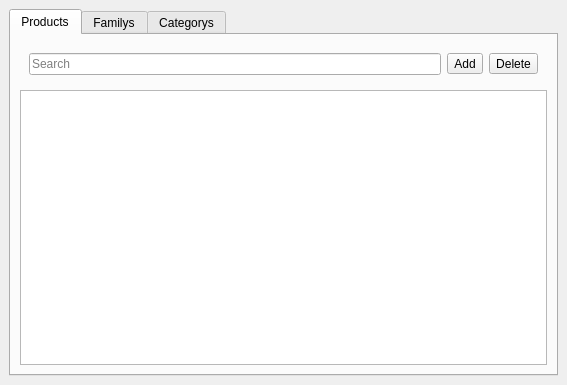
<?xml version="1.0" encoding="UTF-8"?>
<ui version="4.0">
 <class>productsForm</class>
 <widget class="QWidget" name="productsForm">
  <property name="geometry">
   <rect>
    <x>0</x>
    <y>0</y>
    <width>567</width>
    <height>385</height>
   </rect>
  </property>
  <property name="windowTitle">
   <string>Form</string>
  </property>
  <layout class="QGridLayout" name="gridLayout">
   <property name="leftMargin">
    <number>9</number>
   </property>
   <property name="topMargin">
    <number>9</number>
   </property>
   <property name="rightMargin">
    <number>9</number>
   </property>
   <property name="bottomMargin">
    <number>9</number>
   </property>
   <property name="horizontalSpacing">
    <number>6</number>
   </property>
   <item row="0" column="0">
    <widget class="QTabWidget" name="content">
     <property name="currentIndex">
      <number>0</number>
     </property>
     <widget class="QWidget" name="productsTab">
      <attribute name="title">
       <string>Products</string>
      </attribute>
      <layout class="QGridLayout" name="gridLayout_3">
       <item row="0" column="0">
        <widget class="QWidget" name="productToolsWidget" native="true">
         <layout class="QHBoxLayout" name="horizontalLayout_2">
          <item>
           <widget class="QLineEdit" name="search">
            <property name="placeholderText">
             <string>Search</string>
            </property>
            <property name="clearButtonEnabled">
             <bool>true</bool>
            </property>
           </widget>
          </item>
          <item>
           <widget class="QToolButton" name="addBtn">
            <property name="text">
             <string>Add</string>
            </property>
            <property name="icon">
             <iconset resource="res.qrc">
              <normaloff>:/Icons/res/add.png</normaloff>:/Icons/res/add.png</iconset>
            </property>
            <property name="toolButtonStyle">
             <enum>Qt::ToolButtonTextBesideIcon</enum>
            </property>
           </widget>
          </item>
          <item>
           <widget class="QToolButton" name="deleteBtn">
            <property name="text">
             <string>Delete</string>
            </property>
            <property name="icon">
             <iconset resource="res.qrc">
              <normaloff>:/Icons/res/delete.png</normaloff>:/Icons/res/delete.png</iconset>
            </property>
            <property name="toolButtonStyle">
             <enum>Qt::ToolButtonTextBesideIcon</enum>
            </property>
           </widget>
          </item>
         </layout>
        </widget>
       </item>
       <item row="1" column="0">
        <widget class="QTableView" name="productsTabel">
         <property name="alternatingRowColors">
          <bool>true</bool>
         </property>
        </widget>
       </item>
      </layout>
     </widget>
     <widget class="QWidget" name="familysTab">
      <attribute name="title">
       <string>Familys</string>
      </attribute>
      <layout class="QGridLayout" name="gridLayout_4">
       <item row="0" column="0">
        <widget class="QWidget" name="widget_3" native="true">
         <layout class="QHBoxLayout" name="horizontalLayout_3">
          <item>
           <widget class="QLineEdit" name="familySearch">
            <property name="placeholderText">
             <string>Search</string>
            </property>
            <property name="clearButtonEnabled">
             <bool>true</bool>
            </property>
           </widget>
          </item>
          <item>
           <widget class="QToolButton" name="toolButton">
            <property name="text">
             <string>Add</string>
            </property>
            <property name="icon">
             <iconset resource="res.qrc">
              <normaloff>:/Icons/res/add.png</normaloff>:/Icons/res/add.png</iconset>
            </property>
            <property name="toolButtonStyle">
             <enum>Qt::ToolButtonTextBesideIcon</enum>
            </property>
           </widget>
          </item>
          <item>
           <widget class="QToolButton" name="toolButton_2">
            <property name="text">
             <string>Delete</string>
            </property>
            <property name="icon">
             <iconset resource="res.qrc">
              <normaloff>:/Icons/res/delete.png</normaloff>:/Icons/res/delete.png</iconset>
            </property>
            <property name="toolButtonStyle">
             <enum>Qt::ToolButtonTextBesideIcon</enum>
            </property>
           </widget>
          </item>
         </layout>
        </widget>
       </item>
       <item row="2" column="0">
        <widget class="QTableView" name="familysTable">
         <property name="alternatingRowColors">
          <bool>true</bool>
         </property>
        </widget>
       </item>
      </layout>
     </widget>
     <widget class="QWidget" name="categorysTab">
      <attribute name="title">
       <string>Categorys</string>
      </attribute>
      <layout class="QGridLayout" name="gridLayout_5">
       <item row="1" column="0">
        <widget class="QTableView" name="categorysTable">
         <property name="alternatingRowColors">
          <bool>true</bool>
         </property>
        </widget>
       </item>
       <item row="0" column="0">
        <widget class="QWidget" name="widget" native="true">
         <layout class="QHBoxLayout" name="horizontalLayout">
          <item>
           <widget class="QLineEdit" name="lineEdit_2">
            <property name="placeholderText">
             <string>Search</string>
            </property>
           </widget>
          </item>
          <item>
           <widget class="QToolButton" name="toolButton_3">
            <property name="text">
             <string>Add</string>
            </property>
            <property name="icon">
             <iconset resource="res.qrc">
              <normaloff>:/Icons/res/add.png</normaloff>:/Icons/res/add.png</iconset>
            </property>
            <property name="toolButtonStyle">
             <enum>Qt::ToolButtonTextBesideIcon</enum>
            </property>
           </widget>
          </item>
          <item>
           <widget class="QToolButton" name="toolButton_4">
            <property name="text">
             <string>Delete</string>
            </property>
            <property name="icon">
             <iconset resource="res.qrc">
              <normaloff>:/Icons/res/delete.png</normaloff>:/Icons/res/delete.png</iconset>
            </property>
            <property name="toolButtonStyle">
             <enum>Qt::ToolButtonTextBesideIcon</enum>
            </property>
           </widget>
          </item>
         </layout>
        </widget>
       </item>
      </layout>
     </widget>
    </widget>
   </item>
  </layout>
 </widget>
 <resources>
  <include location="res.qrc"/>
 </resources>
 <connections/>
</ui>
